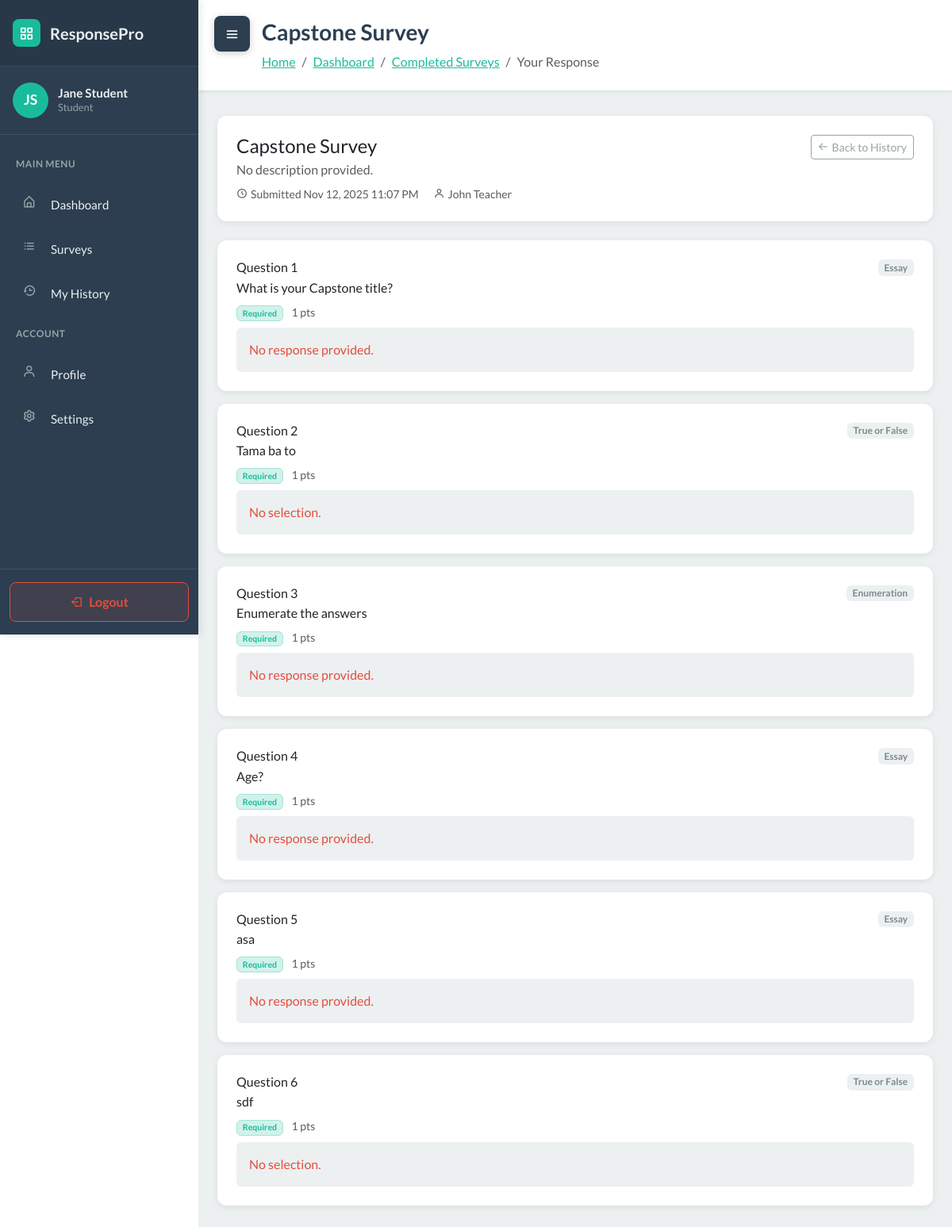
Page /student/surveys/responses/1/ (signed in) on the committed database.
### WebSurvey/models.py (models this page shows, shortened)
class User(AbstractUser):
    ROLE_CHOICES = [
        ('student', 'Student'),
        ('teacher', 'Teacher'),
    ]
    role = models.CharField('role', max_length=20, choices=ROLE_CHOICES, default='student')
    section = models.ForeignKey(Section, null=True, blank=True, on_delete=models.SET_NULL, related_name='students')

class Survey(models.Model):
    STATUS_CHOICES = [
        ('draft', 'Draft'),
        ('published', 'Published'),
        ('closed', 'Closed'),
    ]
    title = models.CharField(max_length=255)
    description = models.TextField(blank=True)
    teacher = models.ForeignKey(User, on_delete=models.CASCADE, related_name='surveys')
    sections = models.ManyToManyField(Section, blank=True, related_name='surveys')
    status = models.CharField(max_length=20, choices=STATUS_CHOICES, default='draft')
    total_points = models.IntegerField(default=0)
    time_limit = models.IntegerField(null=True, blank=True, help_text="Time limit in minutes")
    due_date = models.DateTimeField(null=True, blank=True)
    created_at = models.DateTimeField(auto_now_add=True)
    updated_at = models.DateTimeField(auto_now=True)
    class Meta:
        ordering = ['-created_at']

class StudentResponse(models.Model):
    survey = models.ForeignKey(Survey, on_delete=models.CASCADE, related_name='responses')
    student = models.ForeignKey(User, on_delete=models.CASCADE, related_name='survey_responses')
    started_at = models.DateTimeField(auto_now_add=True)
    submitted_at = models.DateTimeField(null=True, blank=True)
    score = models.FloatField(null=True, blank=True)
    is_submitted = models.BooleanField(default=False)
    class Meta:
        unique_together = ['survey', 'student']

class QuestionAnswer(models.Model):
    response = models.ForeignKey(StudentResponse, on_delete=models.CASCADE, related_name='answers')
    question = models.ForeignKey(Question, on_delete=models.CASCADE)
    selected_option = models.ForeignKey(MultipleChoiceOption, null=True, blank=True, on_delete=models.SET_NULL)
    true_false_answer = models.BooleanField(null=True, blank=True)
    text_answer = models.TextField(blank=True)
    points_earned = models.FloatField(default=0)
    is_correct = models.BooleanField(null=True, blank=True)
    created_at = models.DateTimeField(auto_now_add=True)
    updated_at = models.DateTimeField(auto_now=True)

class Question(models.Model):
    QUESTION_TYPES = [
        ('multiple_choice', 'Multiple Choice'),
        ('likert', 'Likert Scale'),
        ('true_false', 'True or False'),
        ('essay', 'Essay'),
        ('enumeration', 'Enumeration'),
        ('heading', 'Heading'),
        ('subheading', 'Subheading'),
        ('paragraph', 'Paragraph'),
    ]
    survey = models.ForeignKey(Survey, on_delete=models.CASCADE, related_name='questions')
    question_type = models.CharField(max_length=20, choices=QUESTION_TYPES)
    question_text = models.TextField()
    points = models.IntegerField(default=1)
    order = models.IntegerField(default=0)
    required = models.BooleanField(default=True)
    created_at = models.DateTimeField(auto_now_add=True)
    updated_at = models.DateTimeField(auto_now=True)
    class Meta:
        ordering = ['order']

### WebSurvey/views.py (the view)
# urls.py: path('student/surveys/responses/<int:response_id>/', views.student_view_response, name='student_view_response'),
@login_required
def student_view_response(request, response_id):
    if request.user.role != 'student':
        messages.error(request, 'Only students can access this page.')
        return redirect('dashboard')
    response = get_object_or_404(
        StudentResponse.objects.select_related('survey', 'survey__teacher'),
        id=response_id,
        student=request.user,
        is_submitted=True
    )
    answers = (
        response.answers
        .select_related('question', 'selected_option')
        .prefetch_related('question__enumeration_answers')
        .order_by('question__order')
    )
    context = {
        'user': request.user,
        'response': response,
        'survey': response.survey,
        'answers': answers,
    }
    return render(request, 'student_view_response.html', context)

### WebSurvey/services.py (called while the page is built)
def auto_close_due_surveys():
    now = timezone.now()
    overdue_ids = []
    for survey in Survey.objects.filter(status='published', due_date__isnull=False):
        due = survey.due_date
        if due is None:
            continue
        if timezone.is_naive(due):
            due = timezone.make_aware(due, timezone.get_current_timezone())
        if due <= now:
            overdue_ids.append(survey.id)
    if overdue_ids:
        Survey.objects.filter(id__in=overdue_ids).update(status='closed')
    return now

### WebSurvey/templates/student_view_response.html (shortened to what this page needs)
<!DOCTYPE html>
{% load static %}
<html data-bs-theme="light" lang="en">
<head>
    <link rel="stylesheet" href="https://cdn.jsdelivr.net/npm/bootswatch@5.3.6/dist/flatly/bootstrap.min.css">
    <link rel="stylesheet" href="https://cdn.jsdelivr.net/npm/boxicons@latest/css/boxicons.min.css">
    <link rel="stylesheet" href="https://cdnjs.cloudflare.com/ajax/libs/font-awesome/4.7.0/css/font-awesome.min.css">
    <link rel="stylesheet" href="{% static 'css/dashboard-sidebar.css' %}">
    <link rel="stylesheet" href="{% static 'css/bss-overrides.css' %}">
</head>
<body>
    <button class="sidebar-toggle shifted" id="sidebarToggle">
        <i class="bx bx-menu"></i>
    </button>
    <aside class="dashboard-sidebar" id="sidebar">
        <div class="sidebar-header">
            <a href="{% url 'dashboard' %}" class="sidebar-brand">
                <div class="brand-icon">
                    <i class="bx bx-grid-alt" style="color: white;"></i>
                </div>
                <span>ResponsePro</span>
            </a>
        </div>
        <div class="sidebar-user">
            <div class="user-avatar">
                {{ user.first_name.0|upper }}{{ user.last_name.0|upper }}
            </div>
            <div class="user-info">
                <h6>{{ user.first_name }} {{ user.last_name }}</h6>
                <p>{{ user.get_role_display }}</p>
            </div>
        </div>
        <nav class="sidebar-nav">
            <div class="nav-section-title">Main Menu</div>
            <div class="sidebar-nav-item">
                <a href="{% url 'dashboard' %}" class="sidebar-nav-link">
                    <i class="bx bx-home-alt"></i>
                    <span>Dashboard</span>
                </a>
            </div>
            <div class="sidebar-nav-item">
                <a href="{% url 'student_available_surveys' %}" class="sidebar-nav-link">
                    <i class="bx bx-list-ul"></i>
                    <span>Surveys</span>
                </a>
            </div>
            <div class="sidebar-nav-item">
                <a href="{% url 'student_history' %}" class="sidebar-nav-link active">
                    <i class="bx bx-history"></i>
                    <span>My History</span>
                </a>
            </div>
            <div class="nav-section-title">Account</div>
            <div class="sidebar-nav-item">
                <a href="#" class="sidebar-nav-link">
                    <i class="bx bx-user"></i>
                    <span>Profile</span>
                </a>
            </div>
            <div class="sidebar-nav-item">
                <a href="#" class="sidebar-nav-link">
                    <i class="bx bx-cog"></i>
                    <span>Settings</span>
                </a>
            </div>
        </nav>
        <div class="sidebar-logout">
            <a href="{% url 'logout' %}" class="logout-btn">
                <i class="bx bx-log-out"></i>
                <span>Logout</span>
            </a>
        </div>
    </aside>
    <main class="dashboard-content" id="mainContent">
        <div class="content-header">
            <h1>{{ survey.title }}</h1>
            <nav aria-label="breadcrumb">
                <ol class="breadcrumb">
                    <li class="breadcrumb-item"><a href="{% url 'landing' %}">Home</a></li>
                    <li class="breadcrumb-item"><a href="{% url 'dashboard' %}">Dashboard</a></li>
                    <li class="breadcrumb-item"><a href="{% url 'student_completed_surveys' %}">Completed Surveys</a></li>
                    <li class="breadcrumb-item active" aria-current="page">Your Response</li>
                </ol>
            </nav>
        </div>
        <div class="container-fluid px-4 pb-5">
            <div class="dashboard-card mb-4">
                <div class="d-flex justify-content-between align-items-start flex-wrap gap-3">
                    <div>
                        <h4 class="mb-1">{{ survey.title }}</h4>
                        <p class="text-muted mb-2">{{ survey.description|default:"No description provided." }}</p>
                        <div class="text-muted small">
                            <i class="bx bx-time-five me-1"></i>Submitted {{ response.submitted_at|date:"M d, Y g:i A" }}
                            <span class="ms-3"><i class="bx bx-user me-1"></i>{{ survey.teacher.get_full_name|default:survey.teacher.username }}</span>
                        </div>
                    </div>
                    <a href="{% url 'student_history' %}" class="btn btn-outline-secondary btn-sm">
                        <i class="bx bx-arrow-back me-1"></i>Back to History
                    </a>
                </div>
            </div>
            {% for answer in answers %}
            <div class="dashboard-card mb-3">
                <div class="d-flex justify-content-between align-items-start mb-2">
                    <div>
                        <h6 class="mb-1">Question {{ forloop.counter }}</h6>
                        <p class="mb-0">{{ answer.question.question_text }}</p>
                    </div>
                    <span class="badge bg-light text-dark">{{ answer.question.get_question_type_display }}</span>
                </div>
                <div class="text-muted small mb-2">
                    {% if answer.question.required %}
                        <span class="badge bg-success-subtle text-success border border-success-subtle">Required</span>
                    {% else %}
                        <span class="badge bg-secondary-subtle text-secondary border border-secondary-subtle">Optional</span>
                    {% endif %}
                    <span class="ms-2">{{ answer.question.points }} pts</span>
                </div>
                <div class="response-box p-3 bg-light rounded">
                    {% if answer.question.question_type == 'multiple_choice' or answer.question.question_type == 'likert' %}
                        {% if answer.selected_option %}
                            <p class="mb-0"><strong>Your answer:</strong> {{ answer.selected_option.option_text }}</p>
                        {% else %}
                            <p class="mb-0 text-danger">No option selected.</p>
                        {% endif %}
                    {% elif answer.question.question_type == 'true_false' %}
                        {% if answer.true_false_answer is not None %}
                            <p class="mb-0"><strong>Your answer:</strong> {{ answer.true_false_answer|yesno:"True,False" }}</p>
                        {% else %}
                            <p class="mb-0 text-danger">No selection.</p>
                        {% endif %}
                    {% else %}
                        {% if answer.text_answer %}
                            <p class="mb-0" style="white-space: pre-wrap;"><strong>Your answer:</strong><br>{{ answer.text_answer }}</p>
                        {% else %}
                            <p class="mb-0 text-danger">No response provided.</p>
                        {% endif %}
                    {% endif %}
                </div>
            </div>
            {% empty %}
            <div class="dashboard-card text-center py-5">
                <i class="bx bx-inbox" style="font-size: 4rem; opacity: 0.3;"></i>
                <h5 class="mt-3 mb-2">No responses found</h5>
                <p class="text-muted mb-0">It looks like your answers couldn't be loaded.</p>
            </div>
            {% endfor %}
        </div>
    </main>
</body>
</html>

### WebSurvey/static/css/dashboard-sidebar.css (style rules this page uses)
:root { --sidebar-width: 250px; --sidebar-bg: #2C3E50; --sidebar-hover: #34495E; --sidebar-active: #18BC9C; --sidebar-text: #ecf0f1; --sidebar-icon: #95a5a6; --transition-speed: 0.3s; }
body { font-family: 'Lato', sans-serif; }
.dashboard-sidebar { position: fixed; left: 0; top: 0; width: var(--sidebar-width); height: 100vh; background: var(--sidebar-bg); box-shadow: 2px 0 10px rgba(0, 0, 0, 0.1); transition: transform var(--transition-speed) ease; z-index: 1000; overflow-y: auto; overflow-x: hidden; }
.sidebar-header { padding: 1.5rem 1rem; background: rgba(0, 0, 0, 0.1); border-bottom: 1px solid rgba(255, 255, 255, 0.1); }
.sidebar-brand { display: flex; align-items: center; color: var(--sidebar-text); text-decoration: none; font-size: 1.25rem; font-weight: 700; }
.sidebar-brand .brand-icon { width: 35px; height: 35px; border-radius: 8px; background: var(--sidebar-active); display: flex; align-items: center; justify-content: center; margin-right: 0.75rem; }
.sidebar-user { padding: 1.25rem 1rem; border-bottom: 1px solid rgba(255, 255, 255, 0.1); display: flex; align-items: center; }
.user-avatar { width: 45px; height: 45px; border-radius: 50%; background: var(--sidebar-active); display: flex; align-items: center; justify-content: center; color: white; font-weight: 700; margin-right: 0.75rem; font-size: 1.1rem; }
.user-info h6 { margin: 0; color: var(--sidebar-text); font-size: 0.95rem; font-weight: 700; }
.user-info p { margin: 0; color: var(--sidebar-icon); font-size: 0.8rem; text-transform: capitalize; }
.sidebar-nav { padding: 1rem 0; }
.nav-section-title { padding: 0.75rem 1.25rem; color: var(--sidebar-icon); font-size: 0.75rem; text-transform: uppercase; font-weight: 700; letter-spacing: 0.5px; }
.sidebar-nav-item { margin: 0.25rem 0.75rem; border-radius: 8px; overflow: hidden; }
.sidebar-nav-link { display: flex; align-items: center; padding: 0.875rem 1rem; color: var(--sidebar-text); text-decoration: none; transition: all 0.2s ease; font-size: 0.95rem; }
.sidebar-nav-link i { width: 24px; height: 24px; margin-right: 0.75rem; color: var(--sidebar-icon); transition: color 0.2s ease; font-size: 1.1rem; }
.sidebar-logout { position: absolute; bottom: 0; left: 0; right: 0; padding: 1rem 0.75rem; border-top: 1px solid rgba(255, 255, 255, 0.1); }
.logout-btn { width: 100%; padding: 0.75rem; background: rgba(231, 76, 60, 0.1); color: #e74c3c; border: 1px solid #e74c3c; border-radius: 8px; text-decoration: none; display: flex; align-items: center; justify-content: center; transition: all 0.2s ease; font-weight: 600; }
.logout-btn i { margin-right: 0.5rem; }
.dashboard-content { margin-left: var(--sidebar-width); transition: margin-left var(--transition-speed) ease; min-height: 100vh; background: #ecf0f1; }
.sidebar-toggle { position: fixed; top: 20px; left: 20px; z-index: 1001; background: var(--sidebar-bg); color: white; border: none; width: 45px; height: 45px; border-radius: 8px; cursor: pointer; display: flex; align-items: center; justify-content: center; box-shadow: 0 2px 10px rgba(0, 0, 0, 0.2); transition: all var(--transition-speed) ease; }
.sidebar-toggle.shifted { left: calc(var(--sidebar-width) + 20px); }
.sidebar-toggle i { font-size: 1.25rem; }
.content-header { background: white; padding: 1.5rem 2rem 1.5rem 5rem; box-shadow: 0 1px 4px rgba(0, 0, 0, 0.1); margin-bottom: 2rem; }
.content-header h1 { margin: 0; font-size: 1.75rem; font-weight: 700; color: #2C3E50; }
.content-header .breadcrumb { margin: 0.5rem 0 0 0; background: transparent; padding: 0; }
.dashboard-card { background: white; border-radius: 12px; padding: 1.5rem; box-shadow: 0 2px 8px rgba(0, 0, 0, 0.08); transition: box-shadow 0.2s ease; margin-bottom: 1.5rem; }

### WebSurvey/static/css/bss-overrides.css (style rules this page uses)
.me-1 { margin-right: .25rem!important; }
.mb-0 { margin-bottom: 0!important; }
.mb-1 { margin-bottom: .25rem!important; }
.mb-2 { margin-bottom: .5rem!important; }
.mb-3 { margin-bottom: 1rem!important; }
.mb-4 { margin-bottom: 1.5rem!important; }

### rows in the picture
User: first_name.0 "J", last_name.0 "S", first_name "Jane", last_name "Student", role "Student"
Survey: title "Capstone Survey", description "No description provided.", teacher.get_full_name "John Teacher"
StudentResponse: submitted_at "Nov 12, 2025 11:07 PM"
QuestionAnswer: question.question_text "What is your Capstone title?", question.question_type "Essay", shows "Required", question.points "1", text_answer "No response provided."
QuestionAnswer: question.question_text "Tama ba to", question.question_type "True or False", shows "Required", question.points "1", shows "No selection."
QuestionAnswer: question.question_text "Enumerate the answers", question.question_type "Enumeration", shows "Required", question.points "1", text_answer "No response provided."
QuestionAnswer: question.question_text "Age?", question.question_type "Essay", shows "Required", question.points "1", text_answer "No response provided."
QuestionAnswer: question.question_text "asa", question.question_type "Essay", shows "Required", question.points "1", text_answer "No response provided."
QuestionAnswer: question.question_text "sdf", question.question_type "True or False", shows "Required", question.points "1", shows "No selection."
